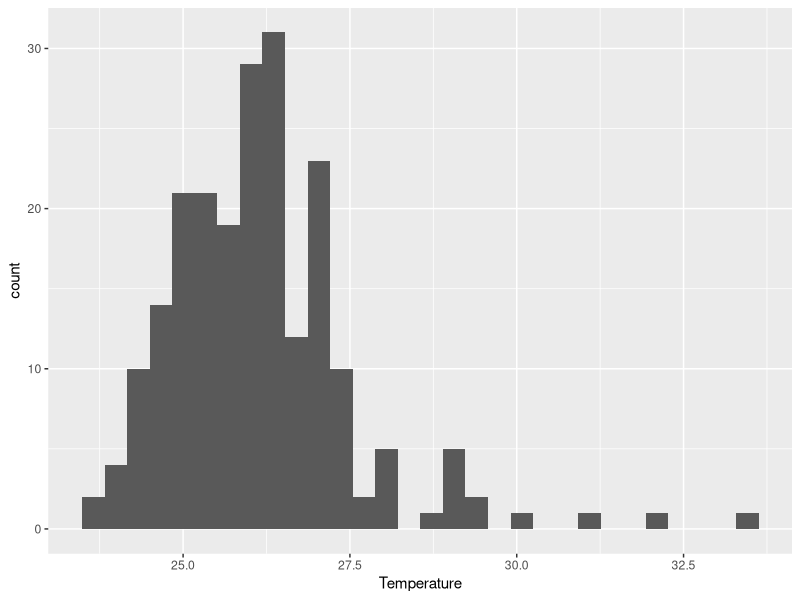
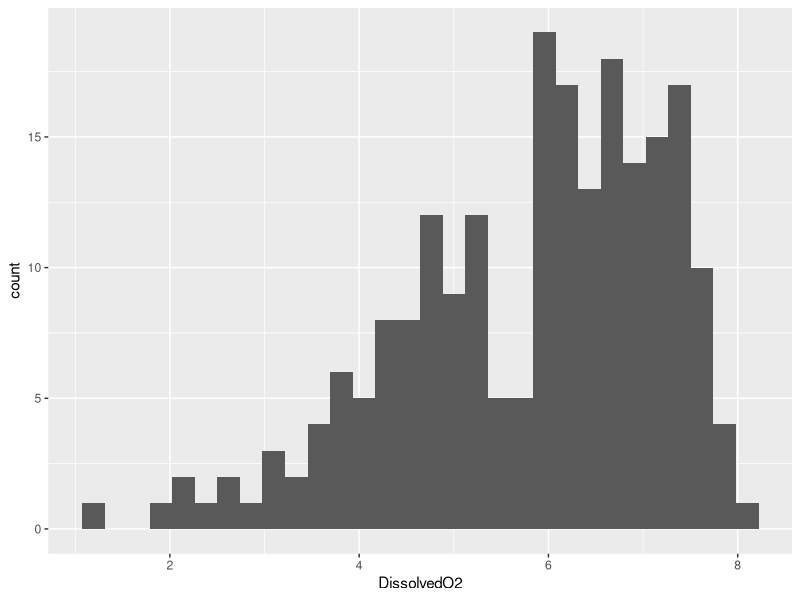
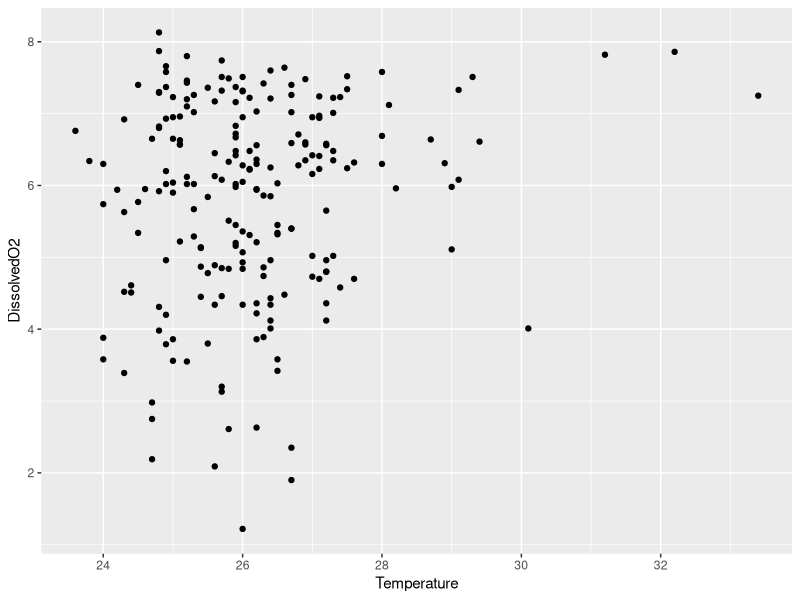
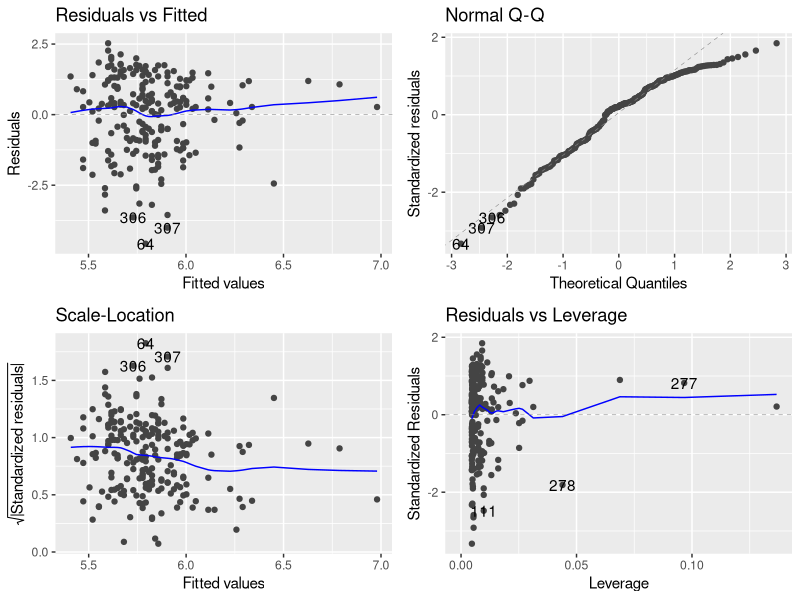
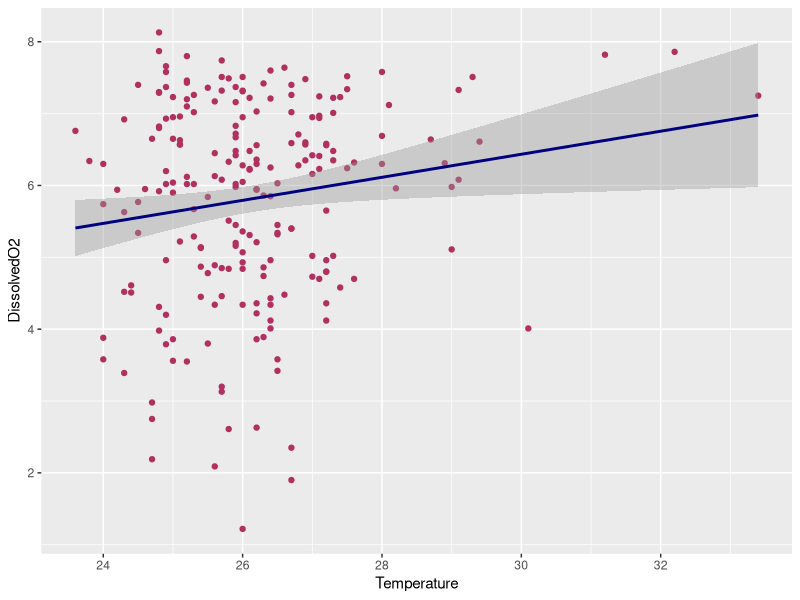
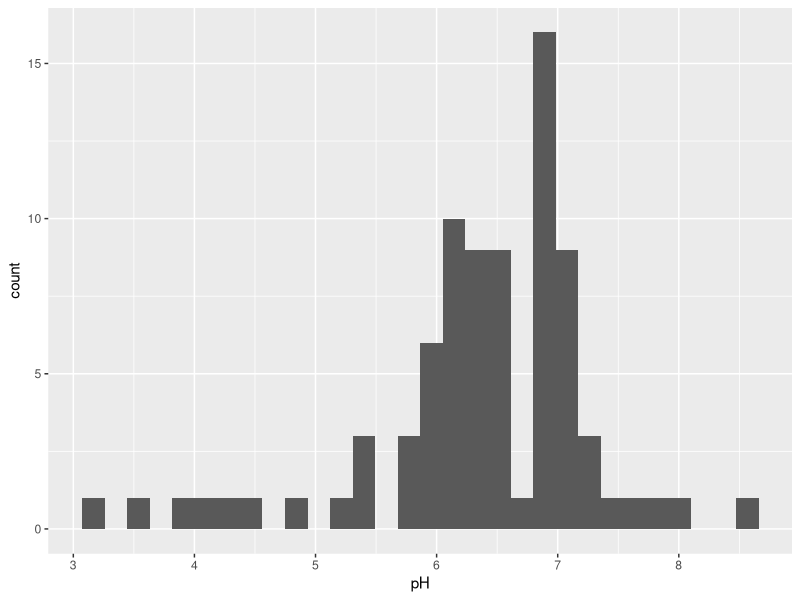
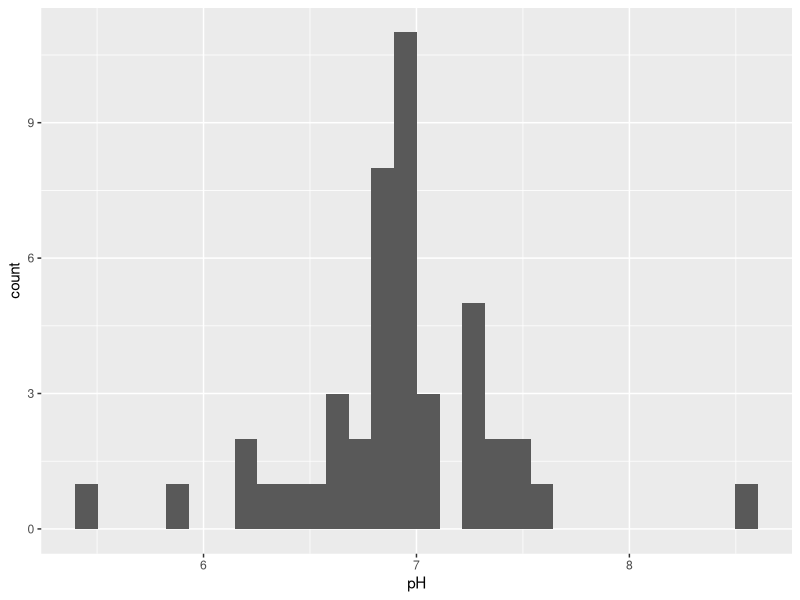
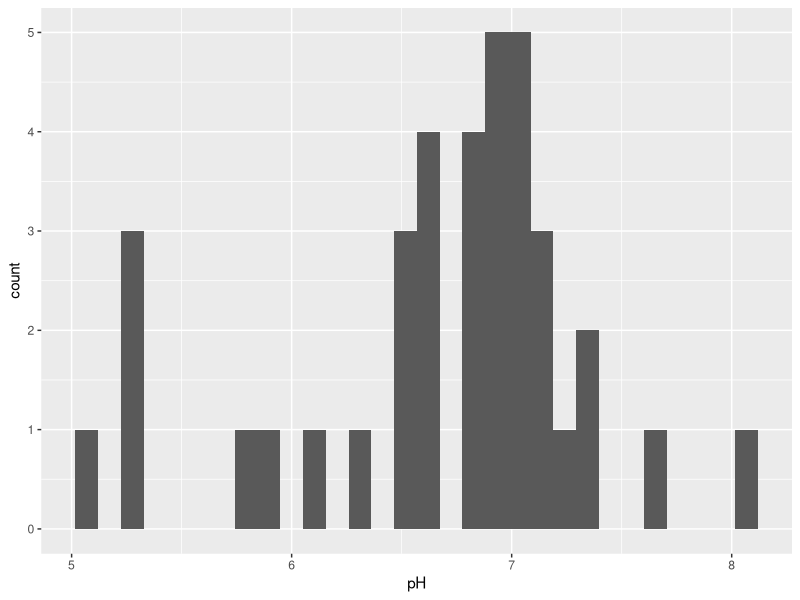

R code for these plots, in order: (Note: this script raises an error after producing the figures.)
## ---- chunk 1
rm(list = ls())
library(here)
library(ggfortify)
library(tidyverse)

## The here package allows for data set to be imported. ggfortify includes everything needed for producing appropriate figures for data. Tidyverse contains a variety of functions from dplyr and tidyr. 
## ---- chunk 2
Bacteria_Data <- read.csv(here("Data", "AS-Raw-Data-Indicator-bacteria-project.csv"), stringsAsFactors=TRUE)

Bacteria_Data <- na.omit(Bacteria_Data)

## na.omit() assigns itself to Bacteria_Data to remove any rows containing NA. This is necessary in tidying data for analysis, as such rows could be from lower quality samples. 
## ---- chunk 3
summary(Bacteria_Data)
## ---- chunk 4
Bacteria_Data1 <- Bacteria_Data[,13:14]

## Columns 13 and 14 are selected via indexing, as they contain values for temperature and dissolved O2.  

Bacteria_Data1 <- na.omit(Bacteria_Data1)
## ---- chunk 5
ggplot(Bacteria_Data1, aes(x=Temperature)) +
  geom_histogram()

ggplot(Bacteria_Data1, aes(x=DissolvedO2)) +
  geom_histogram()

## ---- chunk 6
ggplot(Bacteria_Data1, aes(x=Temperature, y=DissolvedO2)) +
  geom_point()
## ---- chunk 7
Temp_O2 <- lm(DissolvedO2 ~ Temperature, data=Bacteria_Data1) 

autoplot(Temp_O2)
## ---- chunk 8
summary(Temp_O2) 
## ---- chunk 9
ggplot(Bacteria_Data1, aes(x=Temperature, y=DissolvedO2)) +
  geom_point(colour="maroon") +
  geom_smooth(method = 'lm', colour="navy") 
## geom_smooth with 'lm' creates a linear model of the data. This additional feature also depicts a weak positive trend in points. 
## ---- chunk 10
Bacteria_Data2 <- Bacteria_Data[c(2, 10)]

Bacteria_Data2 <- na.omit(Bacteria_Data2)
## ---- chunk 11
Cattle <- Bacteria_Data %>% filter(Land_Use == "Cattle_Pasture")

Mature <- Bacteria_Data %>% filter(Land_Use == "Mature_Forest")

Secondary <- Bacteria_Data %>% filter(Land_Use == "Secondary_Forest")

Silvopasture <- Bacteria_Data %>% filter(Land_Use == "Silvopasture")

## New data sets are created specific to each sample site. This way, plots can be easily constructed from data specific to each location. 
## ---- chunk 12
ggplot(Cattle, aes(x=pH))+
  geom_histogram()

ggplot(Secondary, aes(x=pH))+
  geom_histogram()

ggplot(Mature, aes(x=pH))+
  geom_histogram()

ggplot(Silvopasture, aes(x=pH))+
  geom_histogram()
## ---- chunk 13
ggplot(Bacteria_Data2, aes(x = Land_Use, y = pH, fill=Land_Use)) + 
  geom_boxplot() 

## Land_Use will be my x-axis, as it is categorical. Points should be plotted above each site from the y-axis. 
## ---- chunk 14
Land_pH <- lm(pH ~ Land_Use, data=Bacteria_Data2)

autoplot(Land_pH)
## ---- chunk 15
anova(Land_pH)
## ---- chunk 16
library(multcompView)

Bacteria_Data2aov <- aov(pH ~ Land_Use, data=Bacteria_Data2)

## Anova test performed on solely Land_Use. This tells us that coliform count differs significantly between all sites, but a Tukey test will demonstrate significance between locations. 

summary(Bacteria_Data2aov)

Bacteria_Data2Tukey <- TukeyHSD(Bacteria_Data2aov, conf.level=.95) 

##Tukey test performed--set to a variable. 

Bacteria_Data2Tk <- group_by(Bacteria_Data2, Land_Use) %>%
  summarise(mean=mean(pH), quant = quantile(pH, probs = 0.75)) %>%
  arrange(desc(mean))

##Statistics regarding mean and quartiles made into a table, which is then used to create letters on our boxplot. 

Bacteria_Data2cld <- multcompLetters4(Bacteria_Data2aov, Bacteria_Data2Tukey)
Bacteria_Data2cld <- as.data.frame.list(Bacteria_Data2cld$Land_Use)
Bacteria_Data2Tk$Bacteria_Data2cld <- Bacteria_Data2cld$Letters

## Letters assigned to different levels of Land_Use on table (A, B, AB).

print(Bacteria_Data2cld)

ggplot(Bacteria_Data2, aes(Land_Use, pH)) +
  geom_boxplot(aes(fill=Land_Use)) +
  xlab("Land Use") +
  ylab("pH") +
  theme(panel.grid.major = element_blank(), panel.grid.minor = element_blank()) +
   geom_text(data = Bacteria_Data2Tk, aes(x = Land_Use, y = quant, label = Bacteria_Data2cld), size = 5, vjust=-1, hjust =-1)

##Box-plot created and formatted. Letters must be raised and increased in size once set on plot. Label of geom_text is assigned data regarding letter assignments on table.
## ---- chunk 17
Bacteria_Data3 <- Bacteria_Data[c(2, 8)] 

Bacteria_Data3 <- na.omit(Bacteria_Data3)

## ---- chunk 18
ggplot(Cattle, aes(x=Coliform_MPN))+
  geom_histogram()

ggplot(Secondary, aes(x=Coliform_MPN))+
  geom_histogram()

ggplot(Mature, aes(x=Coliform_MPN))+
  geom_histogram()

ggplot(Silvopasture, aes(x=Colifrm_MPN))+
  geom_histogram()
## ---- chunk 19
ggplot(Bacteria_Data3, aes(x = Land_Use, y = Coliform_MPN, fill=Land_Use)) + 
  geom_boxplot() +
  xlab("Land Use") +
  ylab("Coliform Count (MPN)") 
## ---- chunk 20
Land_Coliform <- lm(Coliform_MPN ~ Land_Use, data=Bacteria_Data3)

autoplot(Land_Coliform)
## ---- chunk 21
anova(Land_Coliform)

summary(Land_Coliform)
## ---- chunk 22

library(multcompView)

Bacteria_Data3aov <- aov(Coliform_MPN ~ Land_Use, data=Bacteria_Data3)

## Anova test performed on solely Land_Use. This tells us that coliform count differs significantly between all sites, but a Tukey test will demonstrate significance between locations. 

summary(Bacteria_Data3aov)

Bacteria_Data3Tukey <- TukeyHSD(Bacteria_Data3aov, conf.level=.95) 

##Tukey test performed--set to a variable. 

Bacteria_Data3Tk <- group_by(Bacteria_Data3, Land_Use) %>%
  summarise(mean=mean(Coliform_MPN), quant = quantile(Coliform_MPN, probs = 0.75)) %>%
  arrange(desc(mean))

##Statistics regarding mean and quartiles made into a table, which is then used to create letters on our boxplot. 

Bacteria_Data3cld <- multcompLetters4(Bacteria_Data3aov, Bacteria_Data3Tukey)
Bacteria_Data3cld <- as.data.frame.list(Bacteria_Data3cld$Land_Use)
Bacteria_Data3Tk$Bacteria_Data3cld <- Bacteria_Data3cld$Letters

## Letters assigned to different levels of Land_Use on table (A, B, AB).

print(Bacteria_Data3cld)

ggplot(Bacteria_Data3, aes(Land_Use, Coliform_MPN)) +
  geom_boxplot(aes(fill=Land_Use)) +
  xlab("Land Use") +
  ylab("Coliform Count (MPN)") +
  theme(panel.grid.major = element_blank(), panel.grid.minor = element_blank()) +
   geom_text(data = Bacteria_Data3Tk, aes(x = Land_Use, y = quant, label = Bacteria_Data3cld), size = 5, vjust=-1, hjust =-1)

##Box-plot created and formatted. Letters must be raised and increased in size once set on plot. Label of geom_text is assigned data regarding letter assignments on table. 

## ---- chunk 23
Bacteria_Data4 <- Bacteria_Data[c(2, 8, 10:11, 13:14)]

na.omit(Bacteria_Data4)
## ---- chunk 24
Bacteria_Data4aov <- aov(Coliform_MPN ~ pH + Temperature + DissolvedO2 +Conductivity + Land_Use, data=Bacteria_Data4)

summary(Bacteria_Data4aov)
